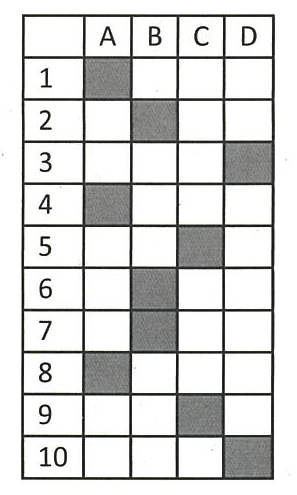
//> input picture tesztek/test_solver.png, 297 x 495 px
$ ./project   (built with g++ and OpenCV 4)
//> lines starting //> are read from the running program, lines starting //| are printed output that depends on the picture; after the words box and inside, x2 and y2 are one past the last pixel; in counts of white or black regions, pixels touching at a corner belong together
#include <opencv2/core.hpp>
#include <opencv2/highgui.hpp>
#include <opencv2/imgproc.hpp>
#include <iostream>
#include <vector>
#include <math.h>

using namespace cv;
using namespace std;

/*
** Függvény amivel kiszámoljuk a bal felső és jobb alsó sarkát a táblázatnak
** Meghatározzuk a kontúrokat, és a CHAIN_APPROX_SIMPLE segítségével csak
** pár pontot határozunk meg a kontúrból. A bal felső lesz az a pont, ami a
** legközelebb van a bal felső sarokhoz, a jobb alsó pont lesz az, ami legtávolabb
** van a bal felső saroktól.
*/

void calculate_corners(Mat img, Point& UpperLeft, Point& BottomRight) {

	double min_dist = 50000, max_dist = 0;

	vector<vector<Point>> contours;
	findContours(img, contours, RetrievalModes::RETR_EXTERNAL, ContourApproximationModes::CHAIN_APPROX_SIMPLE);

	for(int i = 0; i < contours.size(); i++){
		for(int k = 0; k < contours[i].size(); k++){
			if(pow(contours[i][k].y, 2) + pow(contours[i][k].x, 2) < min_dist){
				min_dist = pow(contours[i][k].y, 2) + pow(contours[i][k].x, 2);
				UpperLeft = contours[i][k];
			}
			if(pow(contours[i][k].y, 2) + pow(contours[i][k].x, 2) > max_dist){
				max_dist = pow(contours[i][k].y, 2) + pow(contours[i][k].x, 2);
				BottomRight = contours[i][k];
			}
		}
	}

}

/*
** A táblázat két széle által bezárt derékszögű háromszög segítségével
** kiszámoljuk a háromszög oldalait és szögeit nagyjából ~
** Ezek alapján megkapjuk azt, hogy mennyivel van elforgatva az ábra
** az eredeti ábrához képest.
*/

void calculate_abc(double& a, double& b, double& c, Point A, Point B, Point C, double& alpha, double& beta){

	a = sqrt(pow((B-C).x, 2) + pow((B-C).y, 2));
	b = sqrt(pow((A-C).x, 2) + pow((A-C).y, 2));
	c = sqrt(pow((B-A).x, 2) + pow((B-A).y, 2));

	alpha = 180 * asin(a / c) / 3.14159265359;
	beta = 180 * asin(b / c) / 3.14159265359;

}

/*
** A megadott képre kirajzolja a háromszög 3 pontját.
** ellenőrző jellegű függvény
*/

void drawCircles(Mat& src, Point A, Point B, Point C){

	circle(src, A, 4, Scalar(255, 0, 0), 3);
	circle(src, C, 4, Scalar(0, 0, 255), 3);
	circle(src, B, 4, Scalar(0, 255, 0), 3);

}

/*
** A kép elforgatása megfelelő szöggel
** StackOverflow-s
*/

void rotation(double angle, Mat src, Mat& dst){

	// A kép középpontjának meghatározása
    Point2f center((src.cols-1)/2.0, (src.rows-1)/2.0);

	// Az elforgatáshoz tartozó mátrix kialakítása
    Mat rot = getRotationMatrix2D(center, angle, 1.0);

	//Az elforgatott kép mérete
    Rect2f bbox = RotatedRect(Point2f(), src.size(), angle).boundingRect2f();

	/*
	** A transzformációs mátrix 2. oszlopát állítja be úgy, hogy
	** a kép középpontja azonos helyre kerüljön.
	*/
		rot.at<double>(0,2) += bbox.width/2.0 - src.cols/2.0;
		rot.at<double>(1,2) += bbox.height/2.0 - src.rows/2.0;

    warpAffine(src, dst, rot, bbox.size());

}

/*
** Itt eltűntetjuk a kisebb lyukakat, tehát az üres cellák
** megmaradnak, és azok tűnnek el, amikben van jelölés, mivel
** a jelölés kissebb lyukakra osztja a cellát.
*/

void fillHoles(Mat& src){

	Mat kernel = getStructuringElement(MORPH_RECT, Size(35, 37));
	dilate(src, src, kernel);
	erode(src, src, kernel);

}

/*
** A függvény már egy lyukak nélküli képet kap meg, azon
** végigszalad, és ha talál egy fekete pontot, akkor megkeresi
** a ponthoz tartozó feket négyszög átellenes pontját, és ezek
** alapján meg tudjuk határozni a négyszög közepét.
** A négyszögeket egy "kétdimenzió" vektorban tároljuk,
** az y koordinátájuk alapján. Ezekkel később egyszerű
** lesz meghatározni, hogy az adott sorban lévő értékek
** megfelelnek-e a megoldáson található sorral.
** Ha találunk (found == true) fekete pontot a sorban
** akkor, amikor végigmentünk a soron nem eggyel kell
** növelni az i-t, hanem a négyszög aljától egy kicsivel
** lentebb kell folytatni. Ugyanígy a j-vel, csak azt
** a soron belül többször eltolni.
*/

vector<vector<Point>> detectLines (Mat& src){

	vector<vector<Point>> lines;

	int k, l;
	int counter = 0;
	bool found = false;
	for (int i = 0; i < src.rows; i++) {
			found = false;
		for (int j = 0; j < src.cols; j++) {

			if (src.at<uchar> (i, j) == 0) {
				k = i + 2;
				l = j + 2;
				while(src.at<uchar>(k, l) == 0){
					k++;
				}
				k-=2;
				while(src.at<uchar>(k, l) == 0){
					l++;
				}
				l-=2;

			//Ha a 0. négyszög kisebb a határétéknél akkor fejjel lefele van a kép
				if(counter == 0 && (i - k) * (j - l) < 1600){

					rotation(180, src, src);

					return detectLines(src);
				}

				found = true;
				counter++;

				bool inLine = false;

				for(int m = 0; m < lines.size(); m++){
					if(lines[m][0].y + 10 > (i + k) / 2.0 && lines[m][0].y - 10 < (i + k) / 2.0){
						inLine = true;
						lines[m].push_back(Point((j + l) / 2.0, (i + k) / 2.0));
						break;
					}
				}

				if(!inLine){
					vector<Point> temp;
					temp.push_back(Point((j + l) / 2.0, (i + k) / 2.0));
					lines.push_back(temp);
				}

				j = l + 10;
			}
		}
		if(found){
			i = k+10;
		}
	}

	return lines;
}

int main(int argvc, char* argv[]){

/*
** Szükséges változók deklarálása
** ABC pontok a táblázat 2 széléhez, és a bezárt derékszögű háromszög
** 	harmadik pontjához
** abc számok az oldalak hosszaihoz
** alpha beta számok a háromszög két másik szögének
**
** Mátrixok:
** 	th		- küszöbölt kép
**  bgr		- BGR színskálás
** 	cropped	- kivágott
*/

	Point A, B, C;
	double a, b, c, alpha, beta;
	vector<vector<Point>> solverRects;

	Mat test_solver, test_solver_th, test_solver_bgr, test_solver_th_cropped;

/*
** Alapkép beolvasása
*/

	test_solver = imread("tesztek/test_solver.png", IMREAD_GRAYSCALE);
//> test_solver: 495 rows x 297 cols, CV_8UC1; min 0, max 255, mean 214.6

	if(test_solver.empty()){
		cerr << "Didn't find test_solver.png... " << endl;
		return -1;
	}

	imshow("test_solver", test_solver);

/*
** Küszöbölés
*/

	threshold(test_solver, test_solver_th, 150, 255, THRESH_BINARY_INV);
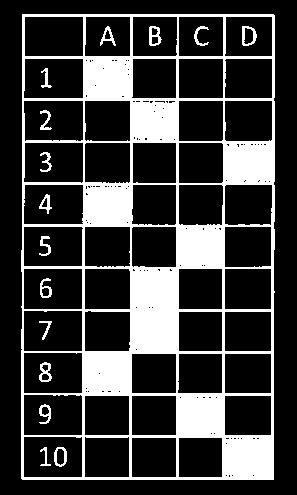
//> test_solver_th: 495 rows x 297 cols, CV_8UC1; 23.5% white; 16 white regions

	//imshow("test_solver_th", test_solver_th);

/*
** A küszöbölt képen bal felső és jobb alsó pont meghatározása
** majd ezek alapján a két pontot derékszögű háromszögre kiegészítő
** pont kiszámolása
*/

	calculate_corners(test_solver_th, A, B);
//> in calculate_corners, `findContours(img, contours, RetrievalModes::RETR_EXTERNAL, ContourAppr..`: contours = 1 contour; box (x1, y1, x2, y2) and area: (21, 14, 275, 480) 117112
//> the loop in calculate_corners, `for(int i = 0; i < contours.size(); i++)` made 1 pass
//> (min_dist, UpperLeft, max_dist, BottomRight) on pass 1: (680, Point(22, 14), 303970, Point(273, 479))
//> after the loop in calculate_corners, `for(int i = 0; i < contours.size(); i++)`: min_dist = 680; max_dist = 303970
//> A = Point(22, 14); B = Point(273, 479)
	C = Point(A.x, B.y);
//> C = Point(22, 479)

/*
** A háromszög szögeinek és oldalainak kiszámolása
*/

	calculate_abc(a, b, c, A, B, C, alpha, beta);
//> in calculate_abc, `a = sqrt(pow((B-C).x, 2) + pow((B-C).y, 2));`: a = 251
//> in calculate_abc, `b = sqrt(pow((A-C).x, 2) + pow((A-C).y, 2));`: b = 465
//> in calculate_abc, `c = sqrt(pow((B-A).x, 2) + pow((B-A).y, 2));`: c = 528.4
//> in calculate_abc, `alpha = 180 * asin(a / c) / 3.14159265359;`: alpha = 28.36
//> in calculate_abc, `beta = 180 * asin(b / c) / 3.14159265359;`: beta = 61.64
//> a = 251; b = 465; c = 528.4; alpha = 28.36; beta = 61.64

/*
** A háromszög pontok kirajzolása a táblázatra ellenőrző jelleggel
*/

	cvtColor(test_solver, test_solver_bgr, COLOR_GRAY2BGR);
	drawCircles(test_solver_bgr, A, B, C);
//> in drawCircles, `circle(src, B, 4, Scalar(0, 255, 0), 3);`:
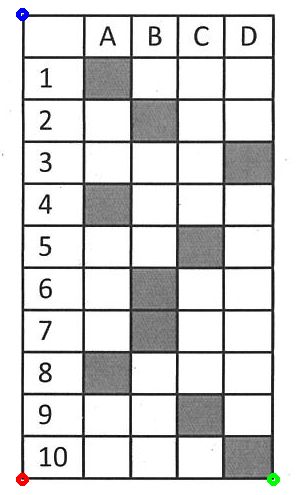
//> src: 495 rows x 297 cols, CV_8UC3; mean B, G, R 214.3, 214.3, 214.3

	//imshow("test_solver_bgr", test_solver_bgr);

	//cout << "a: " << a << "\tAlpha diff: \t" << alpha-alpha << endl;
	//cout << "b: " << b << "\tBeta diff: \t" << beta-beta << endl;
	//cout << "c: " << c << endl << endl;

/*
** A kép kivágása, majd átméretezése
** Rect(x, y, width, height)
*/

	Rect cutShape(A.x-2, A.y-2, B.x - A.x + 5, B.y - A.y + 5);
//> cutShape = Rect(20, 12, 256, 470)

	test_solver_th_cropped = test_solver_th(cutShape);
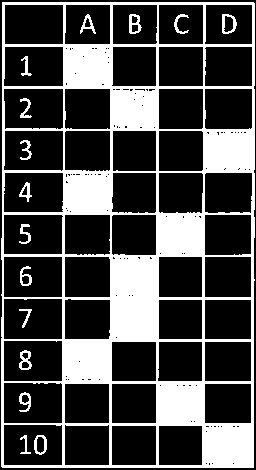
//> test_solver_th_cropped: 470 rows x 256 cols, CV_8UC1; 28.7% white; 16 white regions
	resize(test_solver_th_cropped, test_solver_th_cropped, Size(test_solver_th_cropped.cols - 2, test_solver_th_cropped.rows - 2));
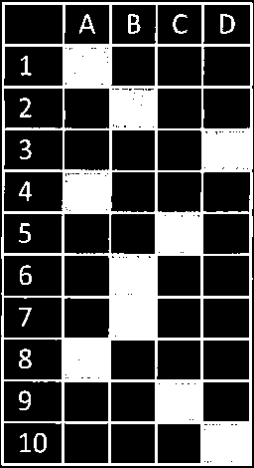
//> test_solver_th_cropped: 468 rows x 254 cols, CV_8UC1; min 0, max 255, mean 73.2
	//imshow("test_solver_th_cropped", test_solver_th_cropped);

/*
** A kisebb lyukak, azaz a jelölt cellák eltűntetése
*/

	fillHoles(test_solver_th_cropped);
//> in fillHoles, `dilate(src, src, kernel);`:
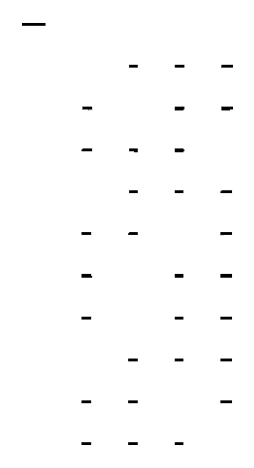
//> src: 468 rows x 254 cols, CV_8UC1; min 0, max 255, mean 252.9
//> in fillHoles, `erode(src, src, kernel);`:
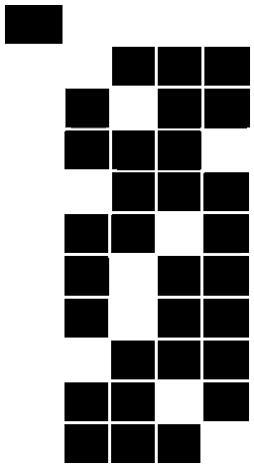
//> src: 468 rows x 254 cols, CV_8UC1; min 0, max 255, mean 139.6
	//imshow("test_solver_th_cropped_no_holes", test_solver_th_cropped);

/*
** A lyuk nélküli képen megmaradt négyszögek középpontjainak
** a detectálása, és soronkénti tárolása
*/

	solverRects = detectLines(test_solver_th_cropped);
//> the loop in detectLines, `for (int i = 0; i < src.rows; i++)` made 16 passes
//> (k, l, found, counter) on passes 6 to 16: (41, 60, true, 1), (83, 248, true, 4), (126, 248, true, 7), (168, 199, true, 10), (209, 247, true, 13), (250, 247, true, 16), (293, 247, true, 19), (335, 247, true, 22), (377, 247, true, 25), (419, 247, true, 28), (461, 198, true, 31)
//> (k, l, found, counter) on passes 1 to 5: (0, 0, false, 0), (0, 0, false, 0), (0, 0, false, 0), (0, 0, false, 0), (0, 0, false, 0)
//> after the loop in detectLines, `for (int i = 0; i < src.rows; i++)`: found = true; k = 461; l = 198; counter = 31; lines = 11 contours, 10 with area under 20; largest, box (x1, y1, x2, y2) and area: (86, 109, 230, 111) 26
//> solverRects has the same summary as lines in detectLines
	waitKey();

	for(int n = 0; n <= 21; n++){

	/*
	** Szükséges változók létrehozása, ami itt extra:
	** points			- minden képhez tartozik egy pontszám
	** percentage	- mennyi százalékban adott helyest választ
	** Mat-> rot	-	elforgatott kép
	*/

		vector<vector<Point>> testRects;
		int points = 0;
		double percentage = 0;

		Point A_, B_, C_;
		double a_, b_, c_, alpha_, beta_;

		Mat test, test_th, test_bgr, test_th_rot, test_th_cropped, test_bgr_rects;

	/*
	** A solver képnél alkalmazott lépések
	*/

		test = imread("tesztek/test_" + to_string(n) + ".png", IMREAD_GRAYSCALE);
//> test_0.png cannot be read in this run, so this picture is empty

		if(test.empty()){
			cerr << "Didn't find test_" << n << ".png... " << endl;
			continue;
		}

		imshow("test", test);

		threshold(test, test_th, 150, 255, THRESH_BINARY_INV);
		//imshow("test_th", test_th);

		calculate_corners(test_th, A_, B_);
		C_ = Point(A_.x, B_.y);

		calculate_abc(a_, b_, c_, A_, B_, C_, alpha_, beta_);

		cvtColor(test, test_bgr, COLOR_GRAY2BGR);
		drawCircles(test_bgr, A_, B_, C_);

		//cout << "a: " << a_ << "\tAlpha diff: \t" << alpha_ - alpha << endl;
		//cout << "b: " << b_ << "\tBeta diff: \t" << beta_ - beta << endl;
		//cout << "c: " << c_ << endl << endl;
		//imshow("test_bgr", test_bgr);

	/*
	** A beolvasott képek elforgatása, hogy a solvernek
	** megfelelően legyen forgatva. Ha az alpha nagyobb
	** mint a beta akkor fekvő képünk van, ezért
	** elforgatjuk állóvá, majd javítjuk a forgatást
	*/

		test_th_rot = test_th.clone();

		if(alpha_ > beta){
			rotation(alpha_ + alpha_ - beta, test_th, test_th);
			calculate_corners(test_th, A_, B_);
			C_ = Point(A_.x, B_.y);

			calculate_abc(a_, b_, c_, A_, B_, C_, alpha_, beta_);
		}

		rotation(beta_ - beta, test_th, test_th_rot);

		//imshow("test_rot", test_th_rot);


	/*
	** Pontok, hosszak újraszámolása
	*/

		calculate_corners(test_th_rot, A_, B_);
		C_ = Point(A_.x, B_.y);

		calculate_abc(a_, b_, c_, A_, B_, C_, alpha_, beta_);

		cvtColor(test_th_rot, test_bgr, COLOR_GRAY2BGR);
		drawCircles(test_bgr, A_, B_, C_);

	/*
	** A képből csak a táblázat kivágása
	*/

		Rect cut_sample(A_.x, A_.y, B_.x - A_.x, B_.y - A_.y);
		test_th_cropped = test_th_rot(cut_sample);

	/*
	** Átméretezés a solver kép méreteinek megfelelően
	*/

		resize(test_th_cropped, test_th_cropped, Size(test_solver_th_cropped.cols, test_solver_th_cropped.rows));
		("test_th_cropped", test_th_cropped);

	/*
	** Valamiért megjelentek szürke pontok is a képen ezért újra
	** küszöböltem
	*/

		threshold(test_th_cropped, test_th_cropped, 150, 255, THRESH_BINARY);

	/*
	** A bejelölt cellák eltüntetése
	*/

		fillHoles(test_th_cropped);
		//imshow("test_th_cropped_no_holes", test_th_cropped);

	/*
	** A bgr_rects képen lesznek színes pontok a helyes sorokon,
	** ezért bgr színtérbe áttesszük a képet, majd a négyszögek detectálása
	*/

		testRects = detectLines(test_th_cropped);
		cvtColor(test_th_cropped, test_bgr_rects, COLOR_GRAY2BGR);

	/*
	** A megoldáson lévő négyszögsávhoz megkeressük az teszten lévő
	** megfelelő magasságban lévő sávot, és ha ugyanannyi cella van
	** jelölés nélkül akkor belép, egyébként továbblép és arra a
	** a sorra 0 pontot kap automatikusan az illető
	*/

		for(int i = 1; i < solverRects.size(); i++){
			for(int k = 1; k < testRects.size(); k++){
				if(solverRects[i][0].y - 10 < testRects[k][0].y && solverRects[i][0].y + 10 > testRects[k][0].y){
					if(solverRects[i].size() == testRects[k].size()){
						int count = 0;

					/*
					** Végigmegyünk a solver i-edik során, és keresünk
 					** a test k-adik sorában olyat, ami megfelel az adott
					** i-edik sorban és j-edik oszlopban lévő négyszög x
					** koordinátájának, ha van ilyen akkor a számlálót
					** megnöveljük
					*/

						for(int j = 0; j < solverRects[i].size(); j++){
							for(int l = 0; l < testRects[k].size(); l++){
								if(solverRects[i][j].x - 10 < testRects[k][l].x && solverRects[i][j].x + 10 > testRects[k][l].x){
									count++;
								}
							}
						}

					/*
					** Ha annyi négyszöget találtunk amennyi van a
					** megoldás soraiban, akkor adunk egy pontot a
					** tesztre (illetve ellenőrző jelleggel lerakunk
					** zöld köröket a helyes sor üres celláira
					*/

						if(count == solverRects[i].size()){
							for(int l = 0; l < testRects[k].size(); l++){
								circle(test_bgr_rects, testRects[k][l], 7, Scalar(0, 200, 0), 14);
							}
								points++;
						}
					}
				}
			}
		}

	/*
	** Pontszám kiíratása, és az összefirkált kép megmutatása
	*/

		cout << n << ". teszt: " << points << " pont\t" << 100*points / (double)(solverRects.size() - 1) << "%" << endl;
		imshow("test_bgr_rects ", test_bgr_rects);

		waitKey();
	}

	return 0;
}
